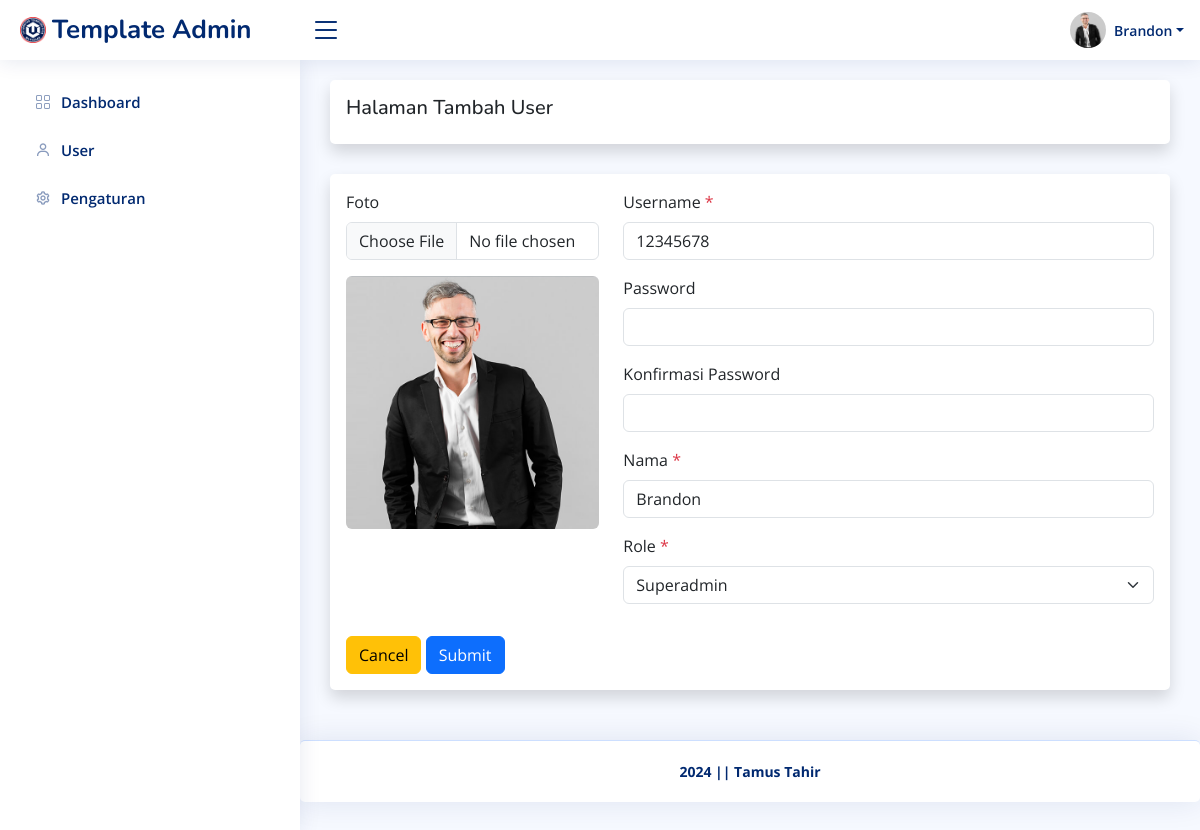
Before: /admin/dashboard/ubah.php (signed in) with the older database file.
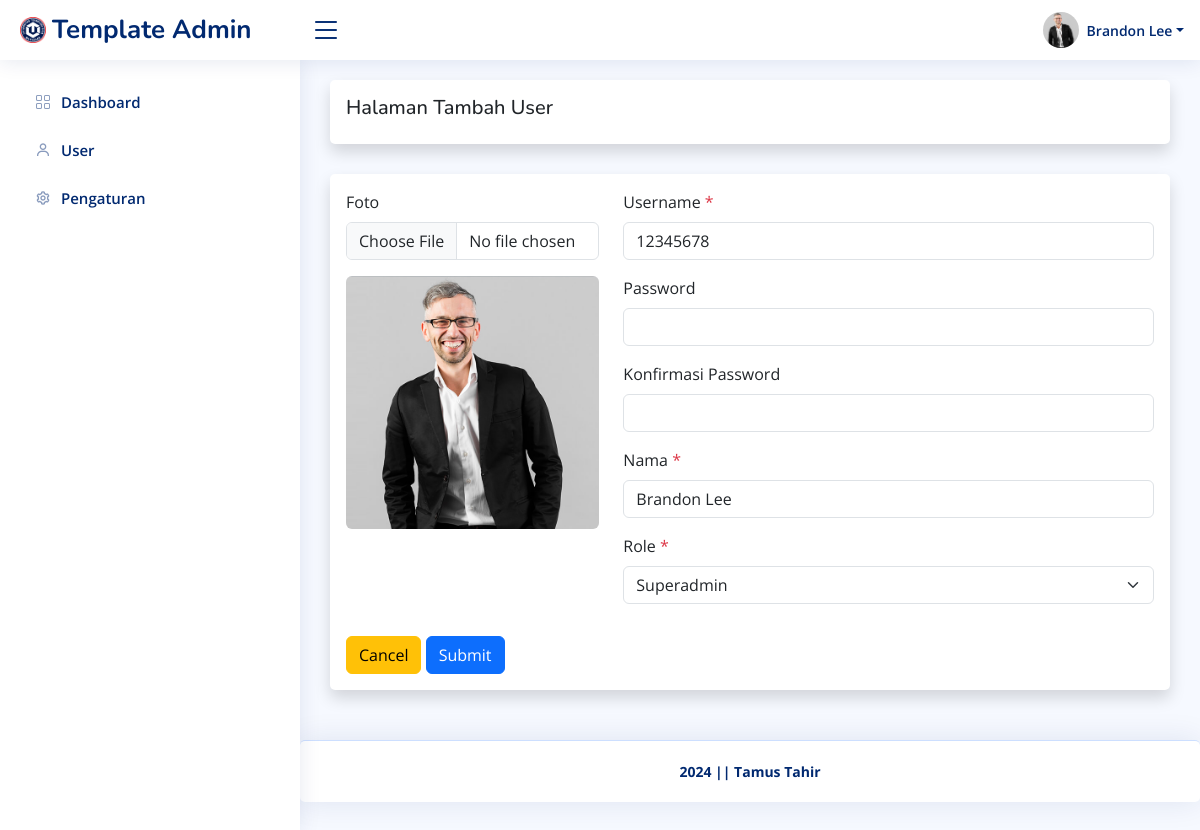
After: the same page with the newer database file.
### tables this page shows
CREATE TABLE `user` (
  `id_user` int(11) NOT NULL,
  `username` varchar(128) NOT NULL,
  `password` varchar(255) NOT NULL,
  `nama` varchar(128) NOT NULL,
  `role` int(11) NOT NULL,
  `foto` varchar(255) DEFAULT NULL
);

### helper.php (called while the page is built, shortened)
<?php
$base_url = 'http://localhost/admin-template/';
$koneksi = mysqli_connect('localhost', 'root', '', 'admin_template');
function getWhere($query)
{
    global $koneksi;
    return mysqli_fetch_assoc(mysqli_query($koneksi, $query));
}

### admin/dashboard/ubah.php (the view, shortened to what the changed rows need)
<?php require '../template/header.php' ?>
<?php
$user = $akun;
?>
<div class="card shadow p-3">
    <form action="" method="post" id="form" enctype="multipart/form-data">
        <div class="row mb-3">
            <div class="col-md-4">
                <div class="mb-3">
                    <label for="foto" class="form-label">Foto</label>
                    <input class="form-control" type="file" id="upload" name="foto">
                </div>
                <?php if ($user['foto']) : ?>
                    <img src="<?= $base_url; ?>/assets/uploads/user/<?= $user['foto']; ?>" alt="<?= $user['nama']; ?>" id="preview" class="rounded w-100 ">
                <?php else : ?>
                    <img src="<?= $base_url; ?>assets/img/noprofil.png" alt="<?= $user['nama']; ?>" id="preview" class="rounded w-100 ">
                <?php endif ?>
            </div>
            <div class="col-md-8">
                <div class="mb-3">
                    <label for="username" class="form-label">Username <span class="text-danger">*</span></label>
                    <input type="text" class="form-control" id="username" name="username" required value="<?= $user['username']; ?>">
                </div>
                <div class="mb-3">
                    <label for="nama" class="form-label">Nama <span class="text-danger">*</span></label>
                    <input type="text" class="form-control" id="nama" name="nama" required value="<?= $user['nama']; ?>">
                </div>
                <div class="mb-3">
                    <label for="role" class="form-label">Role <span class="text-danger">*</span></label>
                    <select class="form-select" id="role" name="role" required>
                        <option value="1" <?= $user['role'] == 1 ? 'selected' : ''; ?>>Superadmin</option>
                    </select>
                </div>
            </div>
        </div>
    </form>
</div>
<?php require '../template/footer.php' ?>

### admin/template/header.php (shortened to what the changed rows need)
<?php require '../../helper.php' ?>
<!DOCTYPE html>
<html lang="en">
<head>
    <link href="<?= $base_url; ?>assets/plugins/bootstrap/css/bootstrap.min.css" rel="stylesheet">
    <link href="<?= $base_url; ?>assets/plugins/bootstrap-icons/bootstrap-icons.css" rel="stylesheet">
    <link href="<?= $base_url; ?>assets/plugins/boxicons/css/boxicons.min.css" rel="stylesheet">
    <link href="<?= $base_url; ?>assets/plugins/quill/quill.snow.css" rel="stylesheet">
    <link href="<?= $base_url; ?>assets/plugins/quill/quill.bubble.css" rel="stylesheet">
    <link href="<?= $base_url; ?>assets/plugins/remixicon/remixicon.css" rel="stylesheet">
    <link href="<?= $base_url; ?>assets/plugins/simple-datatables/style.css" rel="stylesheet">
    <link rel="stylesheet" href="https://cdnjs.cloudflare.com/ajax/libs/twitter-bootstrap/5.3.0/css/bootstrap.min.css">
    <link rel="stylesheet" href="https://cdn.datatables.net/2.0.8/css/dataTables.bootstrap5.css">
    <link href="<?= $base_url; ?>assets/css/style.css" rel="stylesheet">
</head>
<body>
    <header id="header" class="header fixed-top d-flex align-items-center">
        <nav class="header-nav ms-auto">
            <ul class="d-flex align-items-center">
                <li class="nav-item dropdown pe-3">
                    <?php
                    $id = $_SESSION['id_user'];
                    $akun = getWhere("SELECT * FROM user WHERE id_user = $id ");
                    ?>
                    <a class="nav-link nav-profile d-flex align-items-center pe-0" href="#" data-bs-toggle="dropdown">
                        <?php if ($akun['foto']) : ?>
                            <img src="<?= $base_url; ?>/assets/uploads/user/<?= $akun['foto']; ?>" alt="<?= $akun['nama']; ?>" class="rounded-circle">
                        <?php else : ?>
                            <img src="<?= $base_url; ?>assets/img/noprofil.png" alt="<?= $akun['nama']; ?>" class="rounded-circle">
                        <?php endif ?>
                        <span class="d-none d-md-block dropdown-toggle ps-2"><?= $akun['nama']; ?></span>
                    </a>
                </li>
            </ul>
        </nav>
    </header>
    <main id="main" class="main">

Changed rows visible on the page:
changed user "Superadmin": nama "Brandon" → "Brandon Lee"
